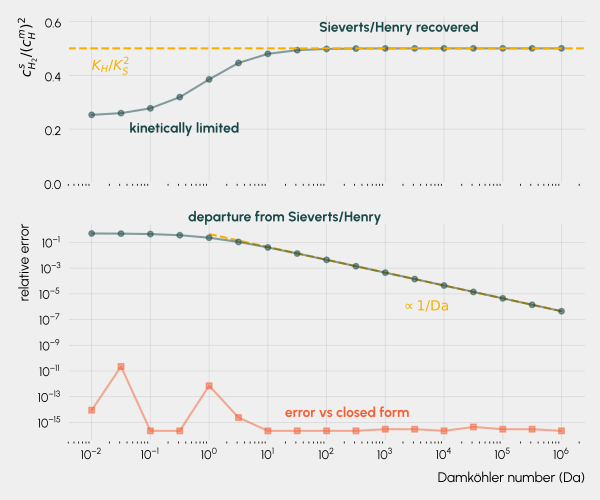

Python code for this plot:
"""Verification of Model 2 on a metal/liquid problem: the same eight-decade
Damkoehler sweep as the Model 1 test, converging to the Sieverts/Henry closure.

Backs Sec. "Recovery of LTE in the fast-kinetics limit". The geometry is the
two-slab problem of `1-first-order-interface/`, but the interface now carries
the recombination channel 2 H(m) <-> H2(s) of Eq. (model2_rate): the metal
holds an atomic species, the liquid a molecular one, and the two are different
species rather than the same species on two sides. Produces:

  - verification_model2_lte_limit.csv : the raw table
  - verification_model2_lte_limit.pdf : the figure

The channel is second order, so the exchange velocity
2 k_plus c_m|G depends on the solution and Da is not an input to the problem.
Following Sec. "Dimensionless criteria for LTE validity" the sweep is
controlled by the upstream loading,

    Da = 2 k_plus c_0 L_m / D_m

with c_0 the imposed metal-side concentration standing in for the Sieverts
value K_S sqrt(P_up), and the value actually attained at the interface,

    Da_local = 2 k_plus c_m|G L_m / D_m

is reported as a diagnostic. Three quantities are measured per Da:

  err_analytical : relative difference between the FESTIM interfacial
                   concentrations and the closed form of
                   analytical_solution_model2.py. A code-verification number;
                   the steady profiles are piecewise linear and so nodally
                   exact on P1, which leaves the interface term alone under
                   test.
  err_lte        : relative departure of c_s|G from K c_m|G**2, i.e. from the
                   Sieverts/Henry condition Eq. (lte_sh). A modelling number,
                   equal to w/(k_plus c_m|G**2) by Eq. (defect_2), so it should
                   decay as 1/Da.
  da_local       : the diagnostic above, as a fraction of the control Da.
"""

import matplotlib

matplotlib.use("Agg")

import matplotlib.pyplot as plt
import morethemes as mt
import numpy as np

import festim as F

from analytical_solution_model2 import lte_solution, solution

# geometry and transport as in the Model 1 test, so the two sweeps are read on
# the same problem and only the interface channel differs
D_m = 0.5  # metal, atomic H
D_s = 1.0  # liquid, molecular H2
x_interface = 0.5
c_0 = 2.0  # atomic concentration imposed on the outer metal face
c_L = 1.0  # molecular concentration imposed on the outer liquid face

# detailed balance, Eq. (detailed_balance_2): K = k_plus/k_minus = K_H/K_S**2
K = 0.5

L_m = x_interface
L_s = 1.0 - x_interface

# loading used to convert the control Da into a rate constant
DA_SCALE = 2 * c_0 * L_m / D_m

COLUMNS = (
    "Da,Da_local,k_plus,c_m_num,c_s_num,c_m_ana,c_s_ana,err_analytical,err_lte"
)


def run_model(k_plus, k_minus):
    """Steady two-slab problem with a single recombination channel at the
    interface. `reactants=[H] * 2` is what puts the stoichiometric factor two
    on the metal-side flux and the square on the rate."""
    my_model = F.HydrogenTransportProblemDiscontinuous()

    metal = F.VolumeSubdomain1D(
        id=1, material=F.Material(D_0=D_m, E_D=0), borders=[0, x_interface]
    )
    liquid = F.VolumeSubdomain1D(
        id=2, material=F.Material(D_0=D_s, E_D=0), borders=[x_interface, 1]
    )
    left = F.SurfaceSubdomain(id=3, locator=lambda x: np.isclose(x[0], 0))
    right = F.SurfaceSubdomain(id=4, locator=lambda x: np.isclose(x[0], 1))

    my_model.subdomains = [metal, liquid, left, right]
    my_model.mesh = F.Mesh1D(vertices=np.linspace(0, 1, 101))

    H = F.Species("H", subdomains=[metal])
    H2 = F.Species("H2", subdomains=[liquid])
    my_model.species = [H, H2]

    my_model.interfaces = [
        F.InterfaceReaction(
            id=1,
            subdomains=[metal, liquid],
            k_plus=k_plus,
            k_minus=k_minus,
            reactants=[H] * 2,
            products=[H2],
        ),
    ]

    my_model.boundary_conditions = [
        F.FixedConcentrationBC(species=H, subdomain=left, value=c_0),
        F.FixedConcentrationBC(species=H2, subdomain=right, value=c_L),
    ]

    my_model.temperature = 300
    my_model.settings = F.Settings(
        atol=1e-12, rtol=1e-12, transient=False, max_iterations=100
    )
    my_model.exports = [
        F.Profile1DExport(field=H, subdomain=metal),
        F.Profile1DExport(field=H2, subdomain=liquid),
    ]

    my_model.initialise()
    my_model.run()
    return my_model


def sweep(all_da):
    """Solve at each control Da and compare with the closed form. One row per
    Da, with the columns of COLUMNS."""
    rows = []
    for da in all_da:
        k_plus = da / DA_SCALE
        k_minus = k_plus / K

        model = run_model(k_plus, k_minus)

        c_m_num = model.exports[0].data[-1][-1]
        c_s_num = model.exports[1].data[-1][0]

        c_m_ana, c_s_ana, _ = solution(
            c_0=c_0,
            c_L=c_L,
            D_m=D_m,
            D_s=D_s,
            L_m=L_m,
            L_s=L_s,
            k_plus=k_plus,
            k_minus=k_minus,
        )

        err_analytical = max(
            abs(c_m_num - c_m_ana) / abs(c_m_ana),
            abs(c_s_num - c_s_ana) / abs(c_s_ana),
        )
        err_lte = abs(c_s_num / (K * c_m_num**2) - 1.0)
        da_local = 2 * k_plus * c_m_num * L_m / D_m

        rows.append(
            (
                da,
                da_local,
                k_plus,
                c_m_num,
                c_s_num,
                c_m_ana,
                c_s_ana,
                err_analytical,
                err_lte,
            )
        )
        print(
            f"Da={da:10.3e}  Da_loc={da_local:10.3e}  "
            f"c_m={c_m_num:.8f} ({c_m_ana:.8f})  "
            f"c_s={c_s_num:.8f} ({c_s_ana:.8f})  "
            f"err_ana={err_analytical:.3e}  err_lte={err_lte:.3e}"
        )

    return np.array(rows)


def plot(rows, filename):
    """Two panels on a shared Da axis, labelled in the figure rather than in a
    legend box: (a) the Sieverts/Henry readout approaching its LTE value,
    (b) the rate at which it gets there. Deliberately the same layout as the
    Model 1 figure, so the two sweeps can be read side by side.

    da_local is not plotted. It is a modelling diagnostic rather than a
    verification result, and it stays in the CSV and in the printed output.
    """
    mt.set_theme("urban")
    plt.rcParams["axes.prop_cycle"] = plt.cycler(
        color=["#1a4848", "#f7b000", "#f46036", "#c9f2c7", "#aceca1"]
    )
    plt.rcParams["axes.spines.top"] = False
    plt.rcParams["axes.spines.right"] = False

    da = rows[:, 0]
    c_m, c_s = rows[:, 3], rows[:, 4]
    err_ana, err_lte = rows[:, 7], rows[:, 8]
    readout = c_s / c_m**2

    fig, (ax_ratio, ax_err) = plt.subplots(
        2, 1, figsize=(6, 5), sharex=True, height_ratios=[1, 1.3]
    )

    # (a) the physical readout: c_s/c_m^2 -> K is Eq. (lte_sh)
    ax_ratio.semilogx(da, readout, marker="o", markersize=4, alpha=0.5, color="C0")
    ax_ratio.axhline(y=K, color="C1", linestyle="--")
    ax_ratio.annotate(
        "$K_H/K_S^2$",
        xy=(da[0], K),
        xytext=(0, -16),
        textcoords="offset points",
        color="C1",
        weight="bold",
    )
    ax_ratio.annotate(
        "kinetically limited",
        xy=(da[1], readout[1]),
        xytext=(6, -14),
        textcoords="offset points",
        color="C0",
        weight="bold",
    )
    ax_ratio.annotate(
        "Sieverts/Henry recovered",
        xy=(da[-5], readout[-5]),
        xytext=(-90, 12),
        textcoords="offset points",
        color="C0",
        weight="bold",
    )
    ax_ratio.set_ylim(0, 0.62)
    ax_ratio.set_ylabel("$c^s_{H_2}/(c^m_H)^2$")

    # (b) the convergence rate. 1/Da guide anchored on the last point so that
    # it lies on the asymptote rather than on the pre-asymptotic first point
    asymptotic = da >= 1
    ax_err.loglog(
        da[asymptotic],
        err_lte[-1] * da[-1] / da[asymptotic],
        linestyle="--",
        color="C1",
    )
    ax_err.annotate(
        r"$\propto 1/\mathrm{Da}$",
        xy=(da[-4], err_lte[-1] * da[-1] / da[-4]),
        xytext=(-52, -14),
        textcoords="offset points",
        color="C1",
        weight="bold",
    )

    ax_err.loglog(da, err_lte, marker="o", markersize=4, alpha=0.5, color="C0")
    ax_err.annotate(
        "departure from Sieverts/Henry",
        xy=(da[3], err_lte[3]),
        xytext=(6, 10),
        textcoords="offset points",
        color="C0",
        weight="bold",
    )

    # several points are at exactly zero, which a log axis drops; floor them at
    # the machine epsilon they are indistinguishable from anyway
    ax_err.loglog(
        da,
        np.maximum(err_ana, np.finfo(float).eps),
        marker="s",
        markersize=4,
        alpha=0.5,
        color="C2",
    )
    ax_err.annotate(
        "error vs closed form",
        xy=(da[8], np.finfo(float).eps),
        xytext=(-30, 10),
        textcoords="offset points",
        color="C2",
        weight="bold",
    )

    ax_err.set_xlabel("Damköhler number (Da)")
    ax_err.set_ylabel("relative error")

    fig.tight_layout()
    fig.savefig(filename)


if __name__ == "__main__":
    rows = sweep(np.logspace(-2, 6, 17))

    # observed order of convergence of err_lte in 1/Da between successive points
    order = np.log(rows[:-1, 8] / rows[1:, 8]) / np.log(rows[1:, 0] / rows[:-1, 0])
    print("\nobserved order in 1/Da (successive pairs):")
    for da_lo, da_hi, p in zip(rows[:-1, 0], rows[1:, 0], order):
        print(f"  {da_lo:9.2e} -> {da_hi:9.2e} : p = {p:.4f}")

    c_m_lte, c_s_lte, w_lte = lte_solution(
        c_0=c_0, c_L=c_L, D_m=D_m, D_s=D_s, L_m=L_m, L_s=L_s, K=K
    )
    print(
        f"\nSieverts/Henry limit: c_m={c_m_lte:.8f}  c_s={c_s_lte:.8f}  w={w_lte:.8f}"
    )
    print(f"  approached to {abs(rows[-1, 3] / c_m_lte - 1):.3e} (c_m) at Da={rows[-1, 0]:.0e}")
    # asymptote of err_lte from Eq. (defect_2): w/(k_plus c_m^2), with w and
    # c_m at their LTE values
    print(f"  predicted err_lte asymptote: {w_lte * DA_SCALE / c_m_lte**2:.6f}/Da")

    np.savetxt(
        "verification_model2_lte_limit.csv",
        rows,
        delimiter=",",
        header=COLUMNS,
        comments="",
    )
    plot(rows, "verification_model2_lte_limit.pdf")
